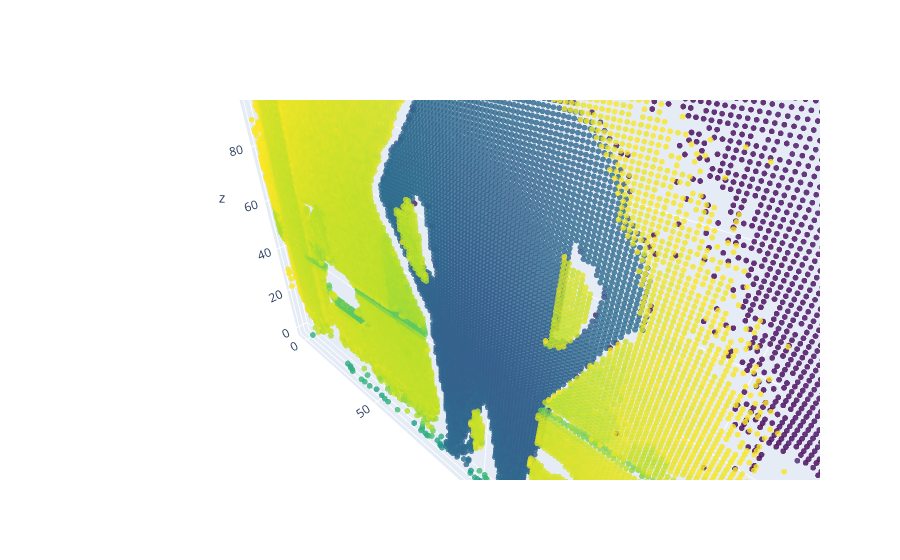

Notebook cell for this chart:
### Code cell
pcd = o3d.io.read_point_cloud("nube_puntos.ply")
points = np.asarray(pcd.points)

# Visualiza con Plotly
scatter = go.Scatter3d(
    x=points[:, 0], y=points[:, 1], z=points[:, 2],
    mode='markers',
    marker=dict(size=2, color=x, colorscale='Viridis', opacity=0.8)
)

layout = go.Layout(scene=dict(aspectmode='data'))
fig = go.Figure(data=[scatter], layout=layout)
fig.show()

### Figure 1 — Plotly figure (JSON) as saved in the notebook; plotly's stock layout.template omitted (floating-point values rounded to 4 significant figures; data arrays with more than 128 entries replaced by an {"elided": "..."} marker saying what was removed)
{"data": [{"marker": {"color": {"elided": "18994 float values"}, "colorscale": [[0, "#440154"], [0.1111, "#482878"], [0.2222, "#3e4989"], [0.3333, "#31688e"], [0.4444, "#26828e"], [0.5556, "#1f9e89"], [0.6667, "#35b779"], [0.7778, "#6ece58"], [0.8889, "#b5de2b"], [1, "#fde725"]], "opacity": 0.8, "size": 2}, "mode": "markers", "type": "scatter3d", "x": {"elided": "18994 float values"}, "y": {"elided": "18994 float values"}, "z": {"elided": "18994 float values"}}], "layout": {"scene": {"aspectmode": "data"}}}
